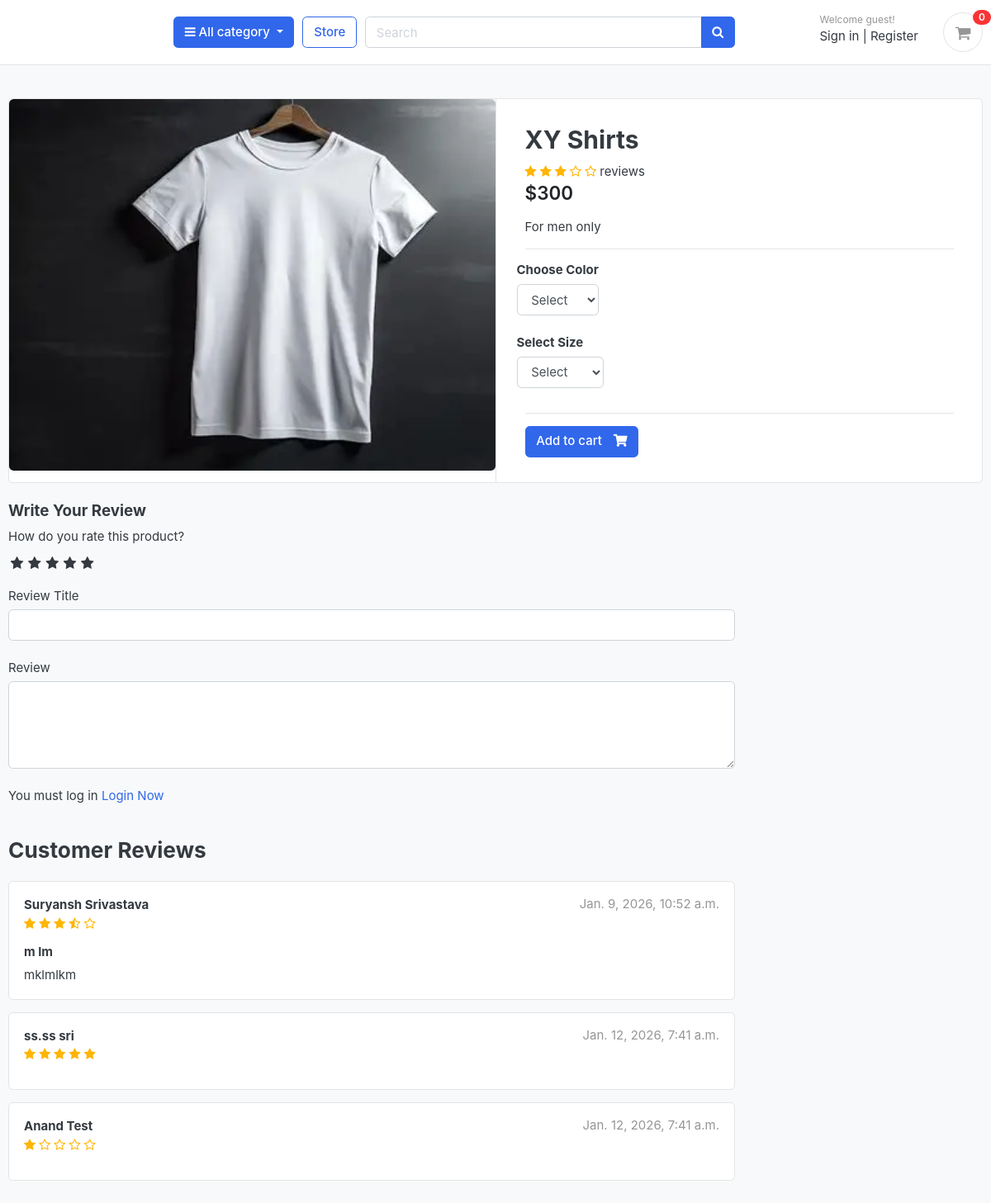
The page /store/category/shirts/xy-shirts/ on the database its author committed.
### store/models.py (models this page shows, shortened)
class Product (models.Model):
    product_name=models.CharField(max_length=5200,unique= True)
    slug=models.SlugField(max_length=200,unique=True)
    description=models.TextField(max_length=500,unique=True)
    price=models.IntegerField()
    images=models.ImageField(upload_to='photos/product')
    stock = models.IntegerField()
    is_avilable = models.BooleanField(default=True)
    category= models.ForeignKey(Category,on_delete=models.CASCADE)
    created_date= models.DateTimeField(auto_now_add=True)
    modified_date= models.DateTimeField(auto_now_add=True)
    def averageReview(self):
        reviews=ReviewRating.objects.filter(product=self,status=True).aggregate(average=Avg('rating'))
        avg=0
        if reviews['average'] is not None:
            avg=float(reviews['average'])
            return avg

class ReviewRating(models.Model):
    product = models.ForeignKey(Product, on_delete=models.CASCADE)
    user = models.ForeignKey(Account, on_delete=models.CASCADE)
    subject = models.CharField(max_length=100, blank=True)
    review = models.TextField(max_length=500, blank=True)
    rating = models.FloatField()
    ip = models.CharField(max_length=20, blank=True)
    status = models.BooleanField(default=True)
    created_at = models.DateTimeField(auto_now_add=True)
    updated_at = models.DateTimeField(auto_now=True)

### accounts/models.py (models this page shows, shortened)
class Account(AbstractBaseUser):
    first_name = models.CharField(max_length=20)
    last_name = models.CharField(max_length=20)
    username = models.CharField(max_length=100, unique=True)
    email = models.EmailField(max_length=254, unique=True)
    phone_number = models.CharField(max_length=20, blank=True)
    date_joined = models.DateTimeField(auto_now_add=True)
    last_login = models.DateTimeField(auto_now=True)
    is_admin = models.BooleanField(default=False)
    is_staff = models.BooleanField(default=False)
    is_superadmin = models.BooleanField(default=False)
    is_active = models.BooleanField(default=True)
    USERNAME_FIELD = 'email'
    REQUIRED_FIELDS = ['username', 'first_name', 'last_name']
    objects = MyAccountManager()
    def full_name(self):
        return f'{self.first_name} {self.last_name}'

### store/views.py (the view)
# urls.py: path('category/<slug:category_slug>/<slug:product_slug>/', views.product_detail, name='product_detail'),
def product_detail(request, category_slug, product_slug):
    try:
        single_product = Product.objects.get(category__slug=category_slug,slug=product_slug)
        in_cart = CartItems.objects.filter(cart__cart_id=_cart_id(request),product=single_product).exists()
    except Product.DoesNotExist:
        raise Http404("Product not found")
    if request.user.is_authenticated:
        orderproduct = Order.objects.filter(user=request.user,is_paid=True).exists()
    else:
        orderproduct = False
    reviews = ReviewRating.objects.filter(product=single_product,status=True)
    context = {
        'single_product': single_product,
        'in_cart': in_cart,
        'orderproduct': orderproduct,
        'reviews': reviews,
    }
    return render(request, 'store/product_detail.html', context)

### templates/store/product_detail.html (shortened to what this page needs)
{% extends 'base.html' %}
{% load static %}
{% block content %}
<!DOCTYPE HTML>
<html lang="en">
<body>
<section class="section-content padding-y bg">
    <div class="container">
        <div class="card">
            <div class="row no-gutters">
                <aside class="col-md-6">
                    <article class="gallery-wrap">
                        <div class="img-big-wrap">
                            <a href="#">
                                <img src="{{ single_product.images.url }}" alt="{{ single_product.product_name }}">
                            </a>
                        </div>
                    </article>
                </aside>
                <main class="col-md-6 border-left">
                    <form action="{% url 'add_cart' single_product.id %}" method="POST">
                        <article class="content-body">
                            <h2 class="title">{{ single_product.product_name }}</h2>
                            <div class="rating-star">
								<span>
									<i class="fa fa-star{% if single_product.averageReview < 0.5 %}-o{% elif single_product.averageReview >= 0.5 and single_product.averageReview < 1 %}-half-o {% endif %}" aria-hidden="true"></i>
									<i class="fa fa-star{% if single_product.averageReview < 1.5 %}-o{% elif single_product.averageReview >= 1.5 and single_product.averageReview < 2 %}-half-o {% endif %}" aria-hidden="true"></i>
									<i class="fa fa-star{% if single_product.averageReview < 2.5 %}-o{% elif single_product.averageReview >= 2.5 and single_product.averageReview < 3 %}-half-o {% endif %}" aria-hidden="true"></i>
									<i class="fa fa-star{% if single_product.averageReview < 3.5 %}-o{% elif single_product.averageReview >= 3.5 and single_product.averageReview < 4 %}-half-o {% endif %}" aria-hidden="true"></i>
									<i class="fa fa-star{% if single_product.averageReview < 4.5 %}-o{% elif single_product.averageReview >= 4.5 and single_product.averageReview < 5 %}-half-o {% endif %}" aria-hidden="true"></i>
                                    <span>{{single_product.countReview}} reviews</span>
									</span>
							</div>
                            <div class="mb-3">
                                <var class="price h4">${{ single_product.price }}</var>
                            </div>
                            <p>{{ single_product.description }}</p>
                            <hr>
                            <div class="row">
                                <div class="item-option-select">
                                    <h6>Choose Color</h6>
                                    <select name="color" class="form-control">
                                        <option value="" disabled selected>Select</option>
                                    </select>
                                </div>
                            </div>
                            <div class="row mt-2">
                                <div class="item-option-select">
                                    <h6>Select Size</h6>
                                    <select name="size" class="form-control">
                                        <option value="" disabled selected>Select</option>
                                    </select>
                                </div>
                            </div>
                            <hr>
                            {% if single_product.stock <= 0 %}
                                <h5 class="btn btn-danger">Out of Stock</h5>
                            {% else %}
                                <button type="submit" class="btn btn-primary">
                                    <span class="text">Add to cart</span>
                                    <i class="fas fa-shopping-cart"></i>
                                </button>
                            {% endif %}
                        </article>
                    </form>
                </main>
            </div>
        </div>
        <br>
        <div class="row">
            <div class="col-md-9">
                <form action="{% url 'submit_review' single_product.id %}" method="POST">
                    <h5>Write Your Review</h5>
                    <div>
                        <label>How do you rate this product?</label>
                        <br>
                        <div class="rate">
                            <label for="rating10" title="5"></label>
                            <label for="rating8" title="4"></label>
                            <label for="rating6" title="3"></label>
                            <label for="rating4" title="2"></label>
                            <label for="rating2" title="1"></label>
                        </div>
                        <br>
                        <label>Review Title</label>
                        <input type="text" class="form-control" name="subject">
                        <br>
                        <label>Review</label>
                        <textarea name="review" rows="4" class="form-control"></textarea>
                        <br>
                        {% if user.is_authenticated %}
                            {% if orderproduct %}
                                <input type="submit" value="Submit Review" class="btn btn-primary">
                            {% else %}
                                <p>You must purchase this product</p>
                            {% endif %}
                        {% else %}
                            <p>
                                You must log in
                                <a href="{% url 'login' %}">Login Now</a>
                            </p>
                        {% endif %}
                    </div>
                </form>
                <br>
                <header class="section-heading">
                    <h3>Customer Reviews</h3>
                </header>
                {% for review in reviews %}
                    <article class="box mb-3">
                        <div class="icontext w-100">
                            <div class="text">
                                <span class="date text-muted float-md-right">
                                    {{ review.updated_at }}
                                </span>
                                <h6 class="mb-1">{{ review.user.full_name }}</h6>
                                <div class="rating-star">
                                    <span>
                                        <i class="fa fa-star{% if review.rating == 0.5 %}-half-o{% elif review.rating < 1 %}-o{% endif %}"></i>
                                        <i class="fa fa-star{% if review.rating == 1.5 %}-half-o{% elif review.rating < 2 %}-o{% endif %}"></i>
                                        <i class="fa fa-star{% if review.rating == 2.5 %}-half-o{% elif review.rating < 3 %}-o{% endif %}"></i>
                                        <i class="fa fa-star{% if review.rating == 3.5 %}-half-o{% elif review.rating < 4 %}-o{% endif %}"></i>
                                        <i class="fa fa-star{% if review.rating == 4.5 %}-half-o{% elif review.rating < 5 %}-o{% endif %}"></i>
                                    </span>
                                </div>
                            </div>
                        </div>
                        <div class="mt-3">
                            <h6>{{ review.subject }}</h6>
                            <p>{{ review.review }}</p>
                        </div>
                    </article>
                {% endfor %}
            </div>
        </div>
    </div>
</section>
</body>
</html>
{% endblock %}

### templates/base.html (shortened to what this page needs)
{% load static %}
<!DOCTYPE HTML>
<html lang="en">
<head>
<link href="{% static 'css/bootstrap.css' %}" rel="stylesheet" type="text/css"/>
<link href="{% static 'fonts/fontawesome/css/all.min.css' %}" type="text/css" rel="stylesheet">
<link href="{% static 'css/ui.css' %}" rel="stylesheet" type="text/css"/>
<link href="{% static 'css/responsive.css' %}" rel="stylesheet" media="only screen and (max-width: 1200px)" />
<link href="{% static 'css/custom.css' %}" rel="stylesheet" type="text/css"/>
<link rel="stylesheet" href="https://cdnjs.cloudflare.com/ajax/libs/font-awesome/4.7.0/css/font-awesome.min.css">
</head>
<body>
 {% include 'includes/navbar.html' %}
 {% block content %}{% endblock %}

### templates/includes/navbar.html (shortened to what this page needs)
{% load static %}
<header class="section-header">
<section class="header-main border-bottom">
  <div class="container">
<div class="row align-items-center">
  <div class="col-lg col-sm col-md col-6 flex-grow-0">
    <div class="category-wrap dropdown d-inline-block float-right">
      <button type="button" class="btn btn-primary dropdown-toggle" data-toggle="dropdown">
        <i class="fa fa-bars"></i> All category
      </button>
    </div>
  </div>
  <a href="{% url 'store' %}" class="btn btn-outline-primary">Store</a>
  <div class="col-lg  col-md-6 col-sm-12 col">
    <form action="{% url 'search' %}" class="search" method='GET'>
      <div class="input-group w-100">
          <input type="text" class="form-control" style="width:60%;" placeholder="Search" name="keyword" required>
          <div class="input-group-append">
            <button class="btn btn-primary" type="submit">
              <i class="fa fa-search"></i>
            </button>
          </div>
        </div>
    </form>
  </div>
  <div class="col-lg-3 col-sm-6 col-8 order-2 order-lg-3">
        <div class="d-flex justify-content-end mb-3 mb-lg-0">
          {% if user.id is None %}
            <div class="widget-header">
            <small class="title text-muted">Welcome guest!</small>
            <div>
              <a href="{% url 'login' %}">Sign in</a> <span class="dark-transp"> | </span>
              <a href="{% url 'register' %}"> Register</a>
            </div>
          </div>
          {% endif %}
          <a href="{% url 'cart' %}" class="widget-header pl-3 ml-3">
            <div class="icon icon-sm rounded-circle border"><i class="fa fa-shopping-cart"></i></div>
            <span class="badge badge-pill badge-danger notify">{{cart_count}}</span>
          </a>
        </div>
      </div>
</div>
  </div>
</section>
</header>

### rows shown on the page
Product: images (picture), product_name "XY Shirts", price "300", description "For men only"
ReviewRating: updated_at "Jan. 9, 2026, 10:52 a.m.", user.full_name "Suryansh Srivastava", rating 3.5 (drawn), subject "m lm", review "mklmlkm"
ReviewRating: updated_at "Jan. 12, 2026, 7:41 a.m.", user.full_name "ss.ss sri", rating 5 (drawn)
ReviewRating: updated_at "Jan. 12, 2026, 7:41 a.m.", user.full_name "Anand Test", rating 1 (drawn)

### other values the page prints
{{ cart_count }} "0"
